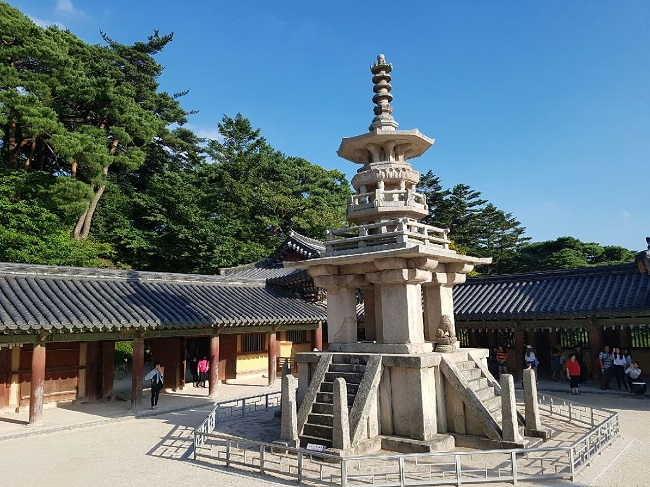
#> input picture 3주차_과제/images/dabo.jpg, 650 x 487 px
$ python 02.CannyHough.py
#> lines starting #> are read from the running program, lines starting #| are printed output that depends on the picture
import cv2 as cv # OpenCV 라이브러리를 cv라는 이름으로 불러옵니다.
import numpy as np # 수치 연산을 위한 numpy 라이브러리를 np라는 이름으로 불러옵니다.
import matplotlib.pyplot as plt # 시각화를 위한 matplotlib의 pyplot 기능을 불러옵니다.
import os # 파일 및 폴더 경로 작업을 위해 os 파이썬 내장 라이브러리를 불러옵니다.

# 현재 디렉토리의 절대 경로를 계산하여 base_dir에 저장합니다.
base_dir = os.path.dirname(os.path.abspath(__file__))
# 불러올 사진 파일(dabo.jpg)의 올바른 통합 경로를 문자열로 만듭니다.
image_path = os.path.join(base_dir, "images/dabo.jpg")

# 설정된 경로의 원본 이미지를 BGR 형태로 디코딩하여 numpy 배열로 읽어 들입니다.
img = cv.imread(image_path)
#> img is the input picture: shape (487, 650, 3); mean B, G, R 123.4, 116.1, 96.8
# 파일 인식이나 경로 설정의 문제로 이미지가 불러와지지 않은 경우
if img is None:
    # 사용자에게 안내 메시지를 콘솔로 출력합니다.
    print(f"Error: Could not read image at {image_path}")
    # 프로그램을 즉시 종료합니다.
    exit()

# Matplotlib의 정상적 출력 처리를 위해 BGR 순서를 RGB 순서로 배열 변환합니다.
img_rgb = cv.cvtColor(img, cv.COLOR_BGR2RGB)
# 추후 붉은색 직선을 그려줄 도화지용 원본 이미지를 메모리에 미리 복사해 둡니다.
img_line = img.copy()

# 1. 이미지를 그레이스케일로 변환
# 3채널의 색상값을 가진 이미지를 1채널 흑백 이미지로 바꿔 연산 부하를 크게 줄입니다.
gray = cv.cvtColor(img, cv.COLOR_BGR2GRAY)
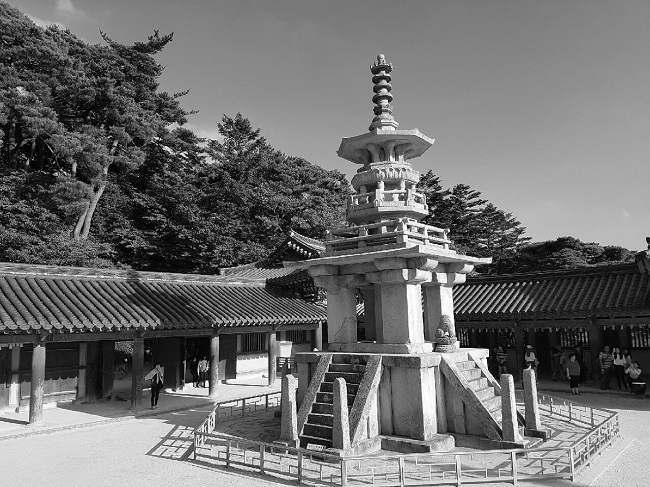
#> gray: shape (487, 650); min 0, max 255, mean 111.2

# 2. Canny 에지 검출을 사용하여 에지 맵 생성
# 배경의 노이즈를 줄이되 주요 윤곽선을 놓치지 않도록 임계값을 (50, 150)으로 조절합니다.
edges = cv.Canny(gray, threshold1=50, threshold2=150)
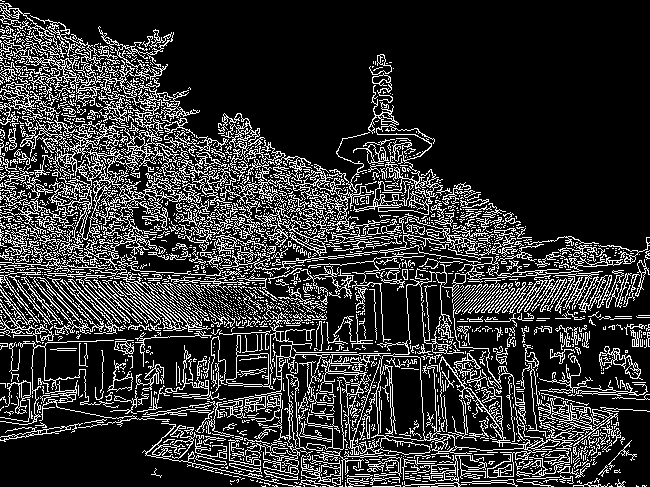
#> edges: shape (487, 650); 19.6% white in thin lines or dots

# 3. 허프 변환을 사용하여 이미지에서 직선 검출
# 자잘한 선분(노이즈)을 배제하고 메인 형태의 긴 선분들을 정확히 잇기 위해 파라미터 성능을 개선합니다.
# threshold(임계값: 200), minLineLength(최소 길이: 250), maxLineGap(끊어진 선분 사이 최대 허용 간격: 50) 설정
lines = cv.HoughLinesP(edges, rho=1, theta=np.pi/180, threshold=200, minLineLength=250, maxLineGap=50)
#> lines = 91 rows, first 6: [1, 19, 466, 484], [4, 30, 458, 484], [1, 10, 474, 483], [4, 10, 477, 483], [8, 30, 462, 484], [3, 1, 485, 483]

# 4. 검출된 직선을 원본 이미지에서 빨간색으로 표시
# 직선이 단 1개라도 배열 데이터로 무사히 검출되었다면,
if lines is not None:
    # 이중 리스트 형태(lines) 안의 각 직선의 x,y 좌표 배열들을 순회 반복합니다.
    for line in lines:
        # 직선 1개의 (시작 x, 시작 y, 끝 x, 끝 y) 값을 언패킹해 가져옵니다.
        x1, y1, x2, y2 = line[0]
        # 미리 복제해 둔 사진 도화지(img_line)에 두께가 2 픽셀인 (0=B, 0=G, 255=R) 빨간 직선을 긋습니다.
        cv.line(img_line, (x1, y1), (x2, y2), (0, 0, 255), 2)
#> this loop made 91 passes
#> (x1, y1, x2, y2) on passes 1 to 12: (1, 19, 466, 484), (4, 30, 458, 484), (1, 10, 474, 483), (4, 10, 477, 483), (8, 30, 462, 484), (3, 1, 485, 483), (1, 31, 453, 483), (17, 8, 491, 482), (2, 3, 482, 483), (3, 15, 470, 482), (35, 17, 500, 482), (1, 36, 450, 485)
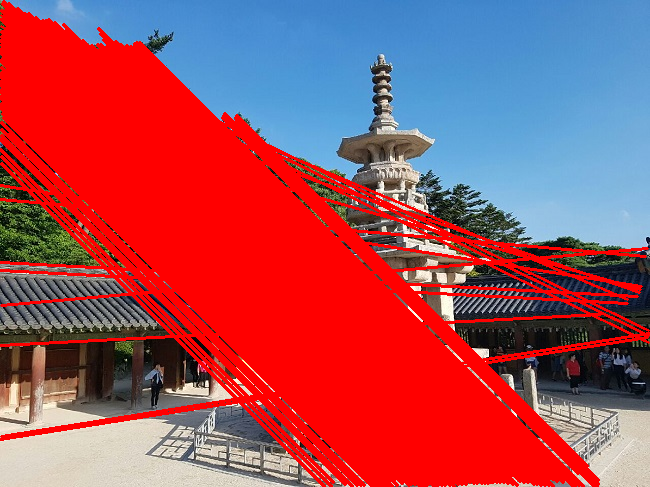
#> img_line: shape (487, 650, 3); mean B, G, R 90.6, 77.7, 163.9

# 화면에 직선 그려진 걸 표출해주기 위해 이미지의 포맷을 RGB로 한 번 다시 변경합니다.
img_line_rgb = cv.cvtColor(img_line, cv.COLOR_BGR2RGB)

# 5. 결과 시각화
# 좌우로 시원하게 배치하기 위해 가로 12, 세로 6인치 크기 설정된 레이아웃 창을 엽니다.
plt.figure(figsize=(12, 6))

# 1행 2열로 화면을 분할하고 그중 좌측에 해당하는 플롯 공간을 택합니다.
plt.subplot(1, 2, 1)
# 아무 선도 없어 깨끗한 원본 RGB 이미지를 그림판에 그립니다.
plt.imshow(img_rgb)
# 서브플롯 영역 최상단에 'Original Image' 영문 제목을 달아줍니다.
plt.title('Original Image')
# 불필요한 테두리 축 정보들을 제거하여 깔끔하게 만듭니다.
plt.axis('off')

# 우측 영역 두 번째 플롯을 지목합니다.
plt.subplot(1, 2, 2)
# 앞서 빨간 선을 새롭게 그린 이미지 버전을 배열로 밀어 넣습니다.
plt.imshow(img_line_rgb)
# 서브플롯의 제목(title)으로 'Detected Lines'를 지정합니다.
plt.title('Detected Lines')
# 눈금과 축 라벨을 시각화 과정에서 보이지 않도록 없앱니다.
plt.axis('off')

# 화면 구성을 자율적으로 정돈하여 두 이미지의 겹침을 방지합니다.
plt.tight_layout()
# 작성한 플로팅 이미지 전체를 300 해상도(dpi)를 가진 고품질 png 사진 파일로 데스크탑에 다운로드 저장합니다.
plt.savefig('과제2_결과.png', dpi=300, bbox_inches='tight')
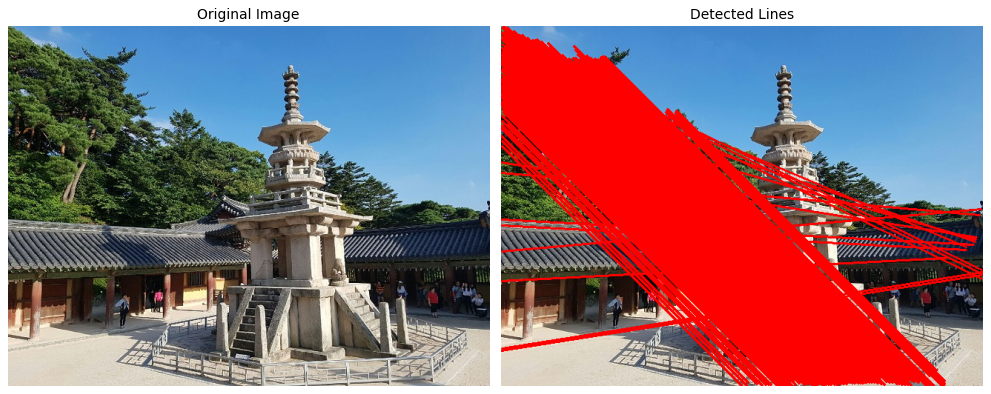
#> figure drawn by matplotlib, 2 panels
# 사용 완료 후 즉시 내부 도화지를 닫고 리소스 자원 메모리를 반환 및 종료합니다.
plt.close()

$ run again, with 3주차_과제/images/coffee cup.JPG copied over 3주차_과제/images/dabo.jpg
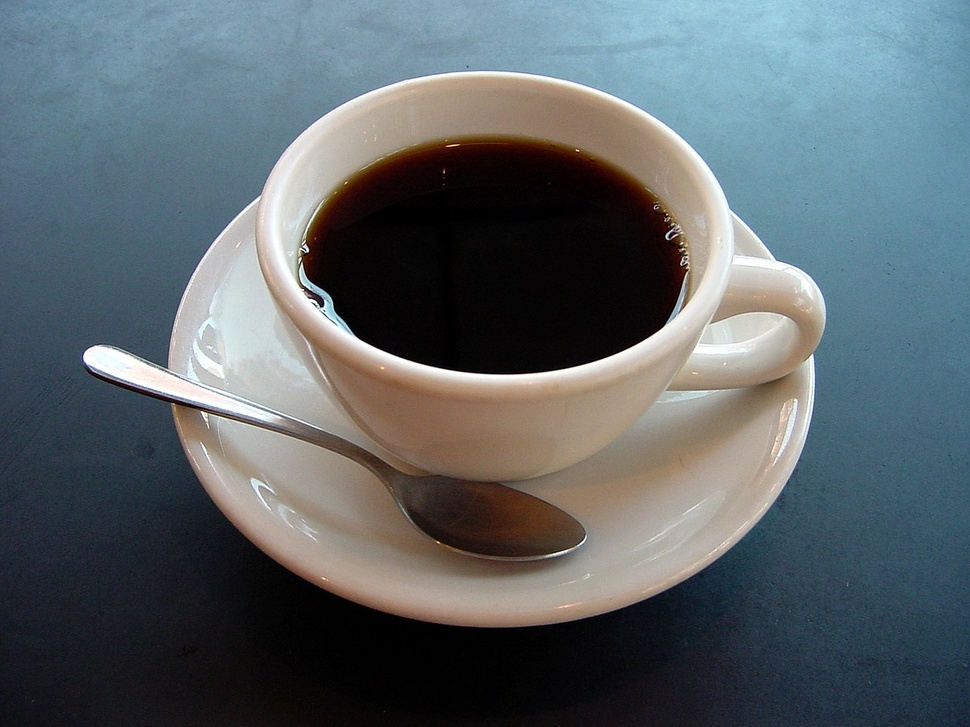
#> input picture 3주차_과제/images/coffee cup.JPG, 970 x 727 px, shrunk from 1280 x 960 before the run
#> img is the input picture: shape (727, 970, 3); mean B, G, R 105.3, 100.9, 92.1
#> `edges = cv.Canny(gray, threshold1=50, threshold2=150)`:
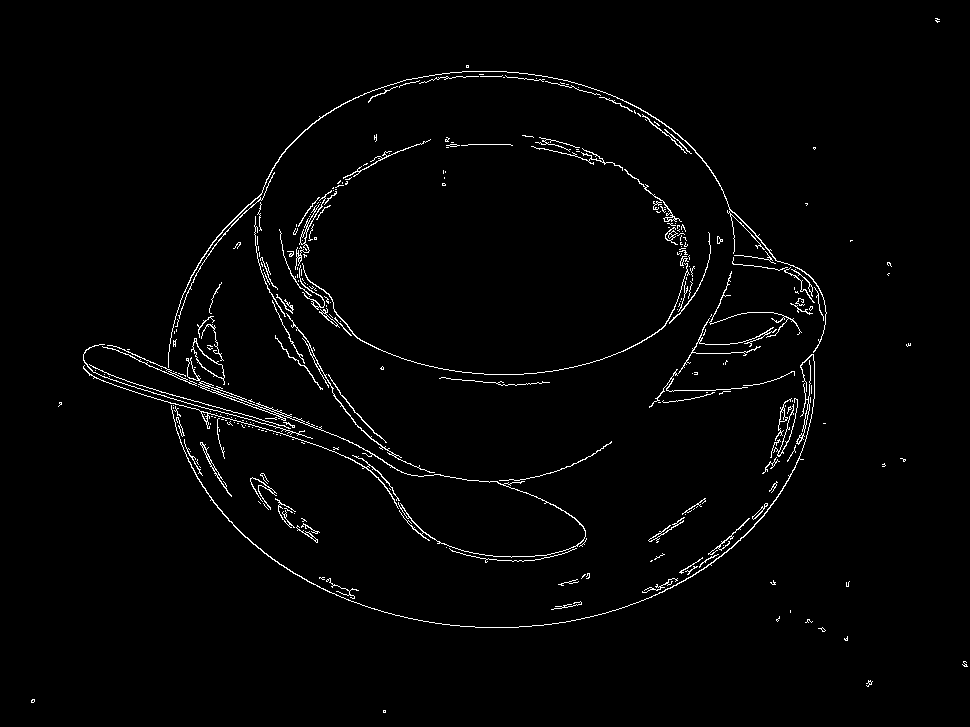
#> edges: shape (727, 970); 1.9% white in thin lines or dots
#> lines = None
#> `plt.savefig('과제2_결과.png', dpi=300, bbox_inches='tight')`:
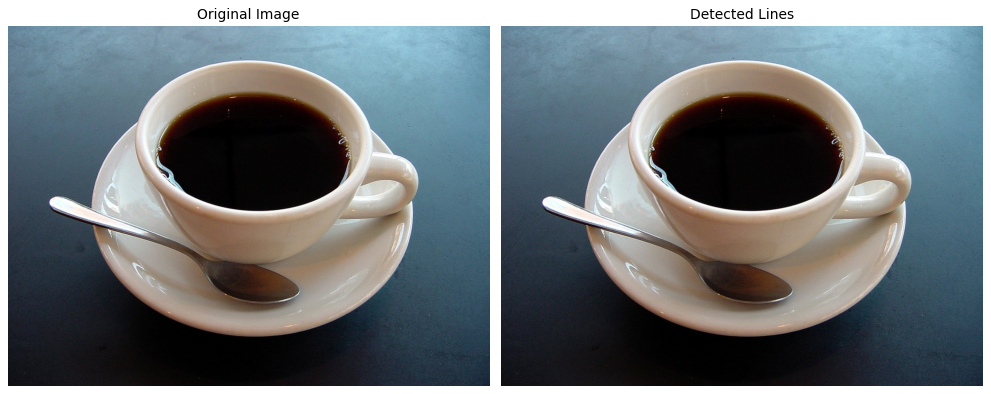
#> figure drawn by matplotlib, 2 panels
